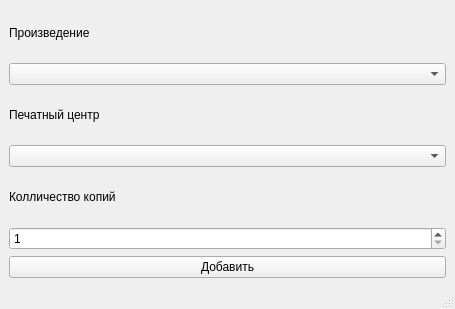
<?xml version="1.0" encoding="UTF-8"?>
<ui version="4.0">
 <class>BatchesView</class>
 <widget class="QMainWindow" name="BatchesView">
  <property name="geometry">
   <rect>
    <x>0</x>
    <y>0</y>
    <width>455</width>
    <height>309</height>
   </rect>
  </property>
  <property name="windowTitle">
   <string>Добавить партию</string>
  </property>
  <property name="windowIcon">
   <iconset resource="../../Icons.qrc">
    <normaloff>:/Icons/MainIcon/Resources/MainIcons/free-icon-book-4341050.png</normaloff>:/Icons/MainIcon/Resources/MainIcons/free-icon-book-4341050.png</iconset>
  </property>
  <widget class="QWidget" name="centralwidget">
   <layout class="QVBoxLayout" name="verticalLayout_2">
    <item>
     <layout class="QVBoxLayout" name="verticalLayout">
      <item>
       <widget class="QLabel" name="label_2">
        <property name="text">
         <string>Произведение</string>
        </property>
       </widget>
      </item>
      <item>
       <widget class="QComboBox" name="work_box"/>
      </item>
      <item>
       <widget class="QLabel" name="label_3">
        <property name="text">
         <string>Печатный центр</string>
        </property>
       </widget>
      </item>
      <item>
       <widget class="QComboBox" name="print_box"/>
      </item>
      <item>
       <widget class="QLabel" name="label">
        <property name="text">
         <string>Колличество копий</string>
        </property>
       </widget>
      </item>
      <item>
       <widget class="QSpinBox" name="count_spin">
        <property name="minimum">
         <number>1</number>
        </property>
        <property name="maximum">
         <number>9999999</number>
        </property>
       </widget>
      </item>
      <item>
       <widget class="QPushButton" name="add_batch">
        <property name="text">
         <string>Добавить</string>
        </property>
       </widget>
      </item>
     </layout>
    </item>
   </layout>
  </widget>
  <widget class="QMenuBar" name="menubar">
   <property name="geometry">
    <rect>
     <x>0</x>
     <y>0</y>
     <width>455</width>
     <height>25</height>
    </rect>
   </property>
  </widget>
  <widget class="QStatusBar" name="statusbar"/>
 </widget>
 <resources>
  <include location="../../Icons.qrc"/>
 </resources>
 <connections/>
</ui>
